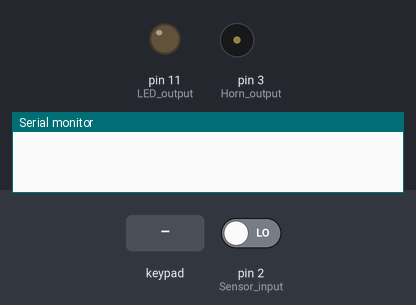
Bench run of a sketch on a simulated Arduino Uno, built with avr-gcc and run on an emulated ATmega328P. On the bench: output pins drawn as LEDs (lit = HIGH), buzzer (waves = sounding, pin HIGH), the last lines printed to the serial monitor. Dashed ring = blinking. The test bench sets the inputs (shaded band); at power-on: pin 2 (Sensor_input) LOW.

Above: at 1.2 s.
1.3 s: key '*' pressed
At 2.1 s:
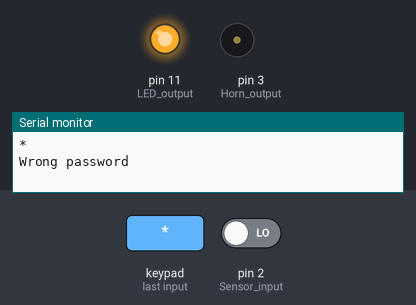
3.9 s: keypad keys 1 3 5 7 pressed 0.4 s apart
At 4.35 s:
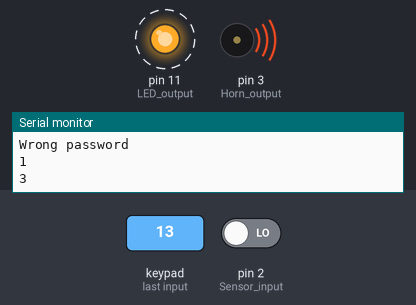
7.0 s: key '#' pressed
At 7.4 s:
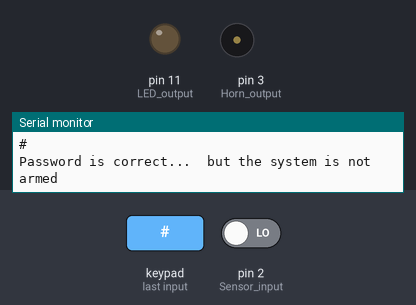
8.6 s: keypad keys 1 3 5 7 * pressed 0.4 s apart
At 20.93 s:
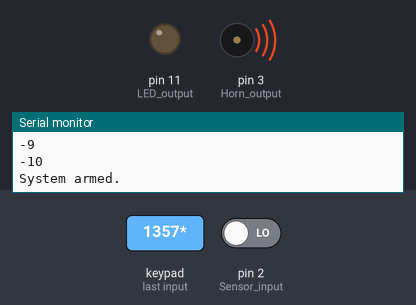
Timing chart, 0 to 22.8 s (numbered marks = the images above; inputs shaded):
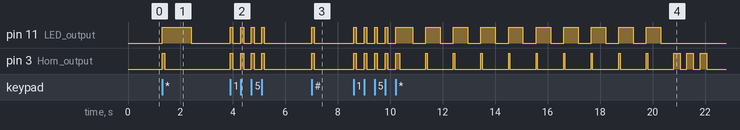

Measured:
- after the input at 1.3 s, pin 11 (LED_output): LOW → HIGH at once, → LOW 1.1 s later; pin 3 (Horn_output): LOW → HIGH at once, → LOW 0.10 s later
- after the input at 3.9 s, pin 11 (LED_output), pin 3 (Horn_output): alternates HIGH for 0.10 s and LOW for 0.30 s, 8 changes in all, then stays LOW, starting at once
- after the input at 7.0 s, pin 11 (LED_output), pin 3 (Horn_output): LOW → HIGH at once, → LOW 0.10 s later
- after the input at 8.6 s, pin 11 (LED_output): goes 4 × (HIGH 0.10 s, LOW 0.30 s), HIGH 0.65 s, 9 × (LOW 0.50 s, HIGH 0.55 s), then LOW, starting at once; pin 3 (Horn_output): LOW → HIGH at once, → LOW 0.10 s later, → HIGH 0.30 s later, → LOW 0.10 s later, … (34 changes in this stretch)

The sketch:

motion_alarm_circuit_with_keypad.ino
```cpp
#include <Keypad.h>

// Define the keypad layout
char keys[4][3] = {
  {'1','2','3'},
  {'4','5','6'},
  {'7','8','9'},
  {'*','0','#'}
};

byte pin_rows[4] = {10, 9, 8, 7};
byte pin_column[3] = {6, 5, 4};

Keypad keypad = Keypad(makeKeymap(keys), pin_rows, pin_column, 4, 3);

const String password = "1357";
String input_password;

int countdown = 0;
bool warnSucess = false;
bool active = false;
bool armed = false;

void setup() {
  // Configure pins
  pinMode(2, INPUT);     // Sensor input
  pinMode(3, OUTPUT);    // Horn output
  pinMode(11, OUTPUT);   // LED output

  // Ensure horn and LED are off initially
  digitalWrite(3, LOW);
  digitalWrite(11, LOW);

  // Start serial communication
  Serial.begin(9600);

  // Reserve memory for input password
  input_password.reserve(32);
}


void loop() {
  char key = keypad.getKey();  // Get the pressed key

  if (key) {
    Serial.println(key);

    // Flash the LED to indicate key press
    digitalWrite(11, HIGH);
    digitalWrite(3, HIGH);
    delay(100);
    digitalWrite(11, LOW);
    digitalWrite(3, LOW);

    // Arm system if '*' is pressed and password is correct
    if (key == '*' && !active) {
      if (password == input_password) {
        Serial.println("Arming in 10 seconds...");

        for (int i = 0; i < 10; i++) {
          digitalWrite(11, HIGH);
          digitalWrite(3, HIGH);
          delay(50);
          digitalWrite(3, LOW);
          delay(500);
          digitalWrite(11, LOW);
          delay(500);
          countdown--;
          Serial.println(countdown);
        }

        armed = true;
        Serial.println("System armed.");

        while (digitalRead(2) == HIGH){
          Serial.println("clearing motion sensor");
        }
        for (int i = 0; i < 3; i++) {
          digitalWrite(3, HIGH);
          delay(250);
          digitalWrite(3, LOW);
          delay(250);
        }
        input_password = ""; //reset the input password, bugfix
      } else {
        Serial.println("Wrong password");

        digitalWrite(11, HIGH);
        delay(1000);
        digitalWrite(11, LOW);
      }
    }

    // Disarm system if '#' is pressed and password is correct
    else if (key == '#') {
      if (password == input_password) {
        if (armed){
          Serial.println("Password is correct");

          // Disarm the system
          active = false;
          armed = false;
          Serial.println("System disarmed.");
          delay(500);
        } else {
          Serial.println("Password is correct...  but the system is not armed");
        }

      } else {
        Serial.println("Wrong password");

        digitalWrite(11, HIGH);
        delay(1000);
        digitalWrite(11, LOW);
      }

      // Clear input
      input_password = "";
    }

    // Accumulate digits into password input
    else {
      input_password += key;
    }

    delay(100);  // Debounce delay
  }

  // Trigger alarm after delay if sensor is activated and system is armed
  if (digitalRead(2) == HIGH && armed) {
    active = true;
  }

  if (active) {
    digitalWrite(3, HIGH);  // Turn on the horn
    digitalWrite(11, HIGH);  // Turn on the led
  } else {
    digitalWrite(3, LOW);  // Turn off the horn
    digitalWrite(11, LOW);  // Turn off the LED
  }
}
```
